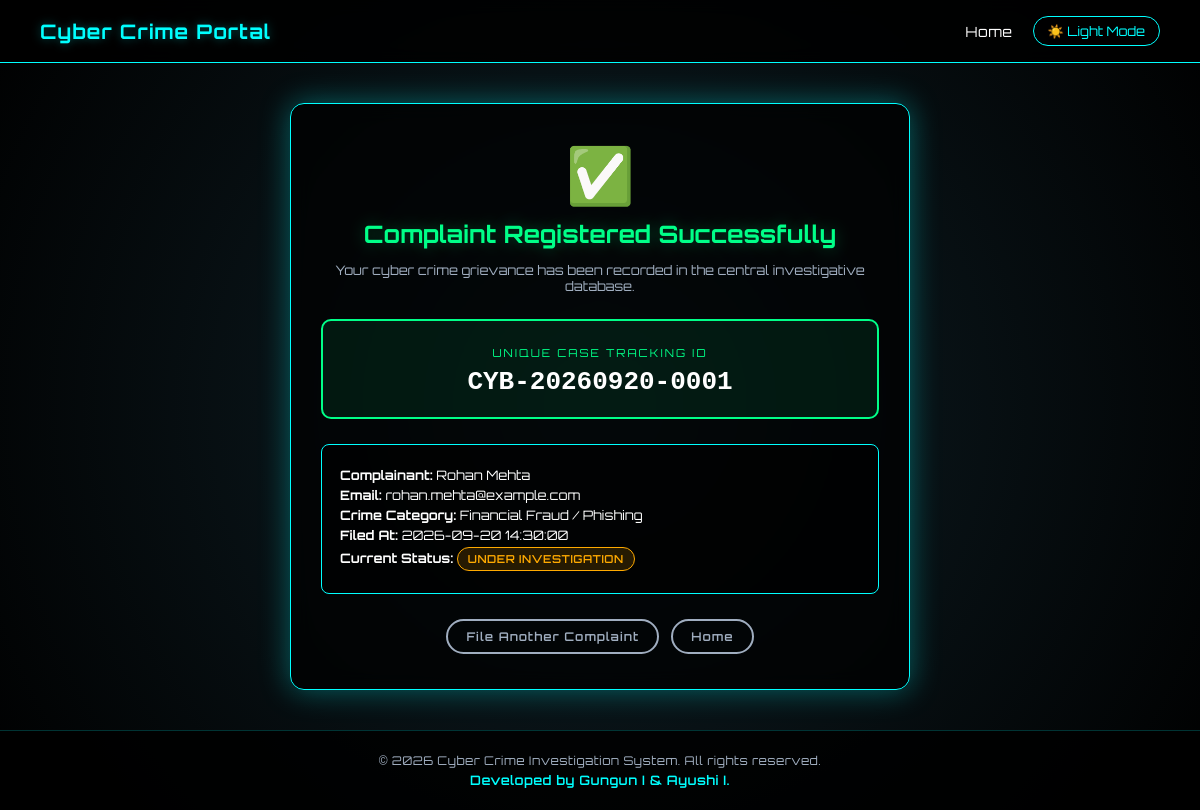
The app's page /complaint/success/CYB-20260920-0001 with its own data.
### tables this page shows
CREATE TABLE complaints (
            id TEXT PRIMARY KEY,
            user_id INTEGER,
            name TEXT NOT NULL,
            email TEXT NOT NULL,
            phone TEXT,
            crime_type TEXT NOT NULL,
            description TEXT NOT NULL,
            suspect_info TEXT,
            status TEXT DEFAULT 'Pending',
            assigned_investigator TEXT,
            investigation_notes TEXT,
            filed_at TEXT NOT NULL,
            updated_at TEXT NOT NULL,
            FOREIGN KEY (user_id) REFERENCES users(id)
        );

### app.py (the view)
@app.route('/complaint/success/<complaint_id>')
def complaint_success(complaint_id):
    complaint_data = database.get_complaint_by_id(complaint_id)
    if not complaint_data:
        flash("Complaint not found.", "error")
        return redirect(url_for('complaint'))
    return render_template('complaint_success.html', complaint=complaint_data)

### app.py (called while the page is built, shortened)
@app.context_processor
def inject_user():
    current_user = None
    return dict(current_user=current_user, active_case_id=session.get('active_case_id'))

### database.py (called while the page is built)
def get_db_connection():
    conn = sqlite3.connect(DB_PATH)
    conn.row_factory = sqlite3.Row
    return conn

def get_complaint_by_id(complaint_id):
    conn = get_db_connection()
    cursor = conn.cursor()
    cursor.execute('SELECT * FROM complaints WHERE id = ?', (complaint_id,))
    complaint = cursor.fetchone()
    conn.close()
    return complaint

### templates/complaint_success.html (shortened to what this page needs)
<!DOCTYPE html>
<html lang="en">
<head>
    <link rel="stylesheet" href="{{ url_for('static', filename='css/style.css') }}">
</head>
<body>
<div class="navbar">
    <a href="/" class="logo">Cyber Crime Portal</a>
    <div class="nav-links">
        <a href="/">Home</a>
        <button id="theme-toggle-btn" class="theme-toggle-btn" onclick="toggleTheme()">☀️ Light Mode</button>
    </div>
</div>
<div class="main-wrapper">
    <div class="auth-container" style="max-width: 620px;">
        <div style="font-size: 55px; margin-bottom: 10px;">✅</div>
        <h1 style="color: #00ff88; text-shadow: 0 0 15px rgba(0,255,136,0.3); font-size: 24px; margin-bottom: 8px;">
            Complaint Registered Successfully
        </h1>
        <p style="color: var(--text-muted); font-size: 13px; margin-bottom: 25px;">
            Your cyber crime grievance has been recorded in the central investigative database.
        </p>
        <div style="background: rgba(0, 255, 136, 0.08); border: 2px solid #00ff88; border-radius: 10px; padding: 20px; margin-bottom: 25px;">
            <span style="font-size: 11px; text-transform: uppercase; letter-spacing: 2px; color: #00ff88;">Unique Case Tracking ID</span>
            <div style="font-size: 26px; font-family: monospace; font-weight: bold; color: var(--text-primary); margin-top: 6px;">
                {{ complaint.id }}
            </div>
        </div>
        <div style="text-align: left; background: var(--bg-card); border: 1px solid var(--border-cyan); border-radius: 8px; padding: 18px; margin-bottom: 25px; font-size: 13px;">
            <p style="margin: 4px 0;"><strong>Complainant:</strong> {{ complaint.name }}</p>
            <p style="margin: 4px 0;"><strong>Email:</strong> {{ complaint.email }}</p>
            <p style="margin: 4px 0;"><strong>Crime Category:</strong> {{ complaint.crime_type }}</p>
            <p style="margin: 4px 0;"><strong>Filed At:</strong> {{ complaint.filed_at }}</p>
            <p style="margin: 4px 0;"><strong>Current Status:</strong> <span class="badge badge-pending">{{ complaint.status }}</span></p>
        </div>
        <div style="display: flex; gap: 12px; justify-content: center; flex-wrap: wrap;">
            <a href="/complaint" class="btn btn-secondary btn-sm">File Another Complaint</a>
            <a href="/" class="btn btn-secondary btn-sm">Home</a>
        </div>
    </div>
</div>
<footer class="site-footer">
    <p>&copy; 2026 Cyber Crime Investigation System. All rights reserved.</p>
    <p class="dev-credit">Developed by Gungun I &amp; Ayushi I.</p>
</footer>
</body>
</html>

### static/css/style.css (style rules this page uses)
:root { --current-font: 'Orbitron', sans-serif; --bg-body: radial-gradient(circle at center, #0f2027, #000000); --bg-panel: rgba(0, 0, 0, 0.75); --bg-card: rgba(0, 0, 0, 0.65); --border-cyan: #00ffff; --glow-cyan: rgba(0, 255, 255, 0.35); --text-primary: #ffffff; --text-muted: #a0aec0; --text-accent: #00ffff; --nav-bg: rgba(0, 0, 0, 0.85); --footer-bg: rgba(0, 0, 0, 0.85); --input-bg: rgba(0, 0, 0, 0.5); --table-header-bg: rgba(0, 255, 255, 0.12); --table-row-hover: rgba(0, 255, 255, 0.05); --badge-pending: #ffaa00; --badge-investigating: #00aaff; --badge-resolved: #00ff88; }
* { box-sizing: border-box; }
body { margin: 0; font-family: var(--current-font); background: var(--bg-body); color: var(--text-primary); min-height: 100vh; display: flex; flex-direction: column; overflow-x: hidden; transition: background 0.3s ease, color 0.3s ease; }
.navbar { display: flex; justify-content: space-between; align-items: center; padding: 16px 40px; background: var(--nav-bg); border-bottom: 1px solid var(--border-cyan); position: relative; z-index: 100; backdrop-filter: blur(8px); }
.logo { font-size: 20px; font-weight: 700; color: var(--text-accent); text-shadow: 0 0 10px var(--glow-cyan); letter-spacing: 1px; text-decoration: none; }
.nav-links { display: flex; align-items: center; gap: 20px; }
.nav-links a { text-decoration: none; color: var(--text-primary); font-size: 14px; letter-spacing: 0.5px; transition: 0.3s; }
.theme-toggle-btn { background: transparent; border: 1px solid var(--border-cyan); color: var(--text-accent); padding: 6px 14px; border-radius: 20px; cursor: pointer; font-size: 13px; font-family: inherit; display: inline-flex; align-items: center; gap: 6px; transition: 0.3s; }
.main-wrapper { flex: 1; display: flex; flex-direction: column; position: relative; z-index: 1; }
.btn { display: inline-block; padding: 13px 32px; border: 2px solid var(--border-cyan); background: transparent; color: var(--text-accent); font-size: 14px; font-family: inherit; letter-spacing: 1px; border-radius: 30px; cursor: pointer; text-decoration: none; transition: 0.3s; font-weight: 600; }
.btn-secondary { border-color: var(--text-muted); color: var(--text-muted); }
.btn-sm { padding: 8px 18px; font-size: 12px; border-radius: 20px; }
.auth-container { max-width: 480px; margin: 40px auto; padding: 35px 30px; background: var(--bg-panel); border: 1px solid var(--border-cyan); border-radius: 14px; box-shadow: 0 0 30px var(--glow-cyan); backdrop-filter: blur(10px); text-align: center; }
.auth-container h1, .auth-container h2 { color: var(--text-accent); margin: 0 0 20px 0; text-shadow: 0 0 15px var(--glow-cyan); font-size: 26px; }
.badge { display: inline-block; padding: 4px 10px; border-radius: 12px; font-size: 11px; font-weight: 600; text-transform: uppercase; letter-spacing: 0.5px; }
.badge-pending { background: rgba(255, 170, 0, 0.15); border: 1px solid var(--badge-pending); color: var(--badge-pending); }
.site-footer { text-align: center; padding: 18px 15px; color: var(--text-muted); font-size: 12px; border-top: 1px solid rgba(0, 255, 255, 0.2); background: var(--footer-bg); margin-top: auto; letter-spacing: 0.5px; position: relative; z-index: 10; }
.site-footer p { margin: 4px 0; }
.site-footer .dev-credit { color: var(--text-accent); font-size: 13px; font-weight: 600; }

### records on screen
complaints: id "CYB-20260920-0001", name "Rohan Mehta", email "rohan.mehta@example.com", crime_type "Financial Fraud / Phishing", filed_at "2026-09-20 14:30:00", status "UNDER INVESTIGATION"
